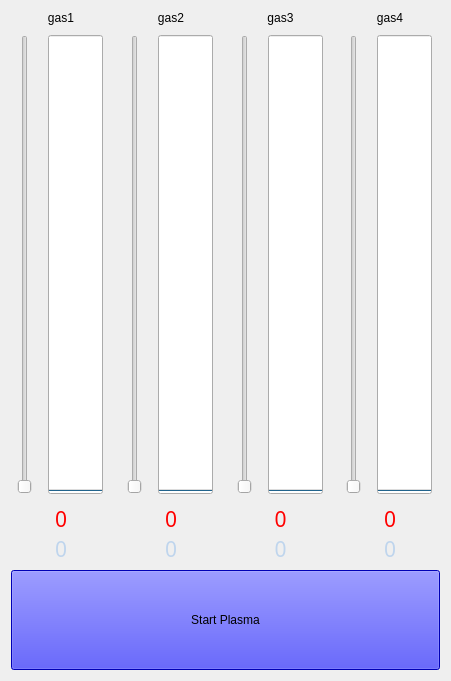
     <widget class="QWidget" name="verticalLayoutWidget">
      <property name="geometry">
       <rect>
        <x>20</x>
        <y>120</y>
        <width>451</width>
        <height>681</height>
       </rect>
      </property>
      <layout class="QVBoxLayout" name="gasses">
       <item>
        <layout class="QHBoxLayout" name="Gasses_Layout_2">
         <property name="spacing">
          <number>10</number>
         </property>
         <item>
          <layout class="QVBoxLayout" name="Gas1_Layout_2">
           <property name="bottomMargin">
            <number>0</number>
           </property>
           <item>
            <widget class="QLabel" name="gas1_label">
             <property name="text">
              <string>gas1</string>
             </property>
             <property name="alignment">
              <set>Qt::AlignCenter</set>
             </property>
            </widget>
           </item>
           <item>
            <layout class="QHBoxLayout" name="gas1_progress_slider_Layout_2">
             <item>
              <widget class="QSlider" name="gas1_sliderbar">
               <property name="enabled">
                <bool>false</bool>
               </property>
               <property name="maximum">
                <number>2000</number>
               </property>
               <property name="value">
                <number>0</number>
               </property>
               <property name="orientation">
                <enum>Qt::Vertical</enum>
               </property>
              </widget>
             </item>
             <item>
              <widget class="QProgressBar" name="gas1ProgressBar">
               <property name="sizePolicy">
                <sizepolicy hsizetype="Fixed" vsizetype="Expanding">
                 <horstretch>0</horstretch>
                 <verstretch>0</verstretch>
                </sizepolicy>
               </property>
               <property name="minimumSize">
                <size>
                 <width>55</width>
                 <height>0</height>
                </size>
               </property>
               <property name="maximum">
                <number>20</number>
               </property>
               <property name="value">
                <number>0</number>
               </property>
               <property name="textVisible">
                <bool>false</bool>
               </property>
               <property name="orientation">
                <enum>Qt::Vertical</enum>
               </property>
              </widget>
             </item>
            </layout>
           </item>
           <item>
            <layout class="QHBoxLayout" name="gas1_button_readout_layout_2">
             <property name="spacing">
              <number>0</number>
             </property>
             <property name="rightMargin">
              <number>0</number>
             </property>
             <property name="bottomMargin">
              <number>0</number>
             </property>
             <item>
              <layout class="QVBoxLayout" name="gas1_recipe_actual_SLPM_2">
               <property name="spacing">
                <number>0</number>
               </property>
               <property name="rightMargin">
                <number>0</number>
               </property>
               <item>
                <widget class="QLabel" name="gas1_actual_SLPM">
                 <property name="font">
                  <font>
                   <family>Arial Bold</family>
                   <pointsize>16</pointsize>
                   <italic>false</italic>
                   <bold>false</bold>
                  </font>
                 </property>
                 <property name="styleSheet">
                  <string notr="true">QLabel {
color: red;
font: 16pt &quot;Arial Bold&quot;;
}</string>
                 </property>
                 <property name="frameShape">
                  <enum>QFrame::NoFrame</enum>
                 </property>
                 <property name="frameShadow">
                  <enum>QFrame::Plain</enum>
                 </property>
                 <property name="text">
                  <string>0</string>
                 </property>
                 <property name="textFormat">
                  <enum>Qt::AutoText</enum>
                 </property>
                 <property name="scaledContents">
                  <bool>true</bool>
                 </property>
                 <property name="alignment">
                  <set>Qt::AlignCenter</set>
                 </property>
                 <property name="textInteractionFlags">
                  <set>Qt::NoTextInteraction</set>
                 </property>
                </widget>
               </item>
               <item>
                <widget class="QLabel" name="gas1_recipe_SLPM">
                 <property name="sizePolicy">
                  <sizepolicy hsizetype="Minimum" vsizetype="Preferred">
                   <horstretch>0</horstretch>
                   <verstretch>0</verstretch>
                  </sizepolicy>
                 </property>
                 <property name="minimumSize">
                  <size>
                   <width>75</width>
                   <height>0</height>
                  </size>
                 </property>
                 <property name="font">
                  <font>
                   <family>Arial Bold</family>
                   <pointsize>16</pointsize>
                   <italic>false</italic>
                   <bold>false</bold>
                  </font>
                 </property>
                 <property name="styleSheet">
                  <string notr="true">QLabel {
color: #bfd5ed;
font: 16pt &quot;Arial Bold&quot;;
}</string>
                 </property>
                 <property name="frameShape">
                  <enum>QFrame::NoFrame</enum>
                 </property>
                 <property name="frameShadow">
                  <enum>QFrame::Plain</enum>
                 </property>
                 <property name="text">
                  <string>0</string>
                 </property>
                 <property name="textFormat">
                  <enum>Qt::AutoText</enum>
                 </property>
                 <property name="scaledContents">
                  <bool>true</bool>
                 </property>
                 <property name="alignment">
                  <set>Qt::AlignCenter</set>
                 </property>
                 <property name="textInteractionFlags">
                  <set>Qt::NoTextInteraction</set>
                 </property>
                </widget>
               </item>
              </layout>
             </item>
            </layout>
           </item>
          </layout>
         </item>
         <item>
          <layout class="QVBoxLayout" name="Gas2_Layout_2">
           <property name="bottomMargin">
            <number>0</number>
           </property>
           <item>
            <widget class="QLabel" name="gas2_label">
             <property name="text">
              <string>gas2</string>
             </property>
             <property name="alignment">
              <set>Qt::AlignCenter</set>
             </property>
            </widget>
           </item>
           <item>
            <layout class="QHBoxLayout" name="gas2_progress_slider_layout_2">
             <item>
              <widget class="QSlider" name="gas2_sliderbar">
               <property name="enabled">
                <bool>false</bool>
               </property>
               <property name="maximum">
                <number>2000</number>
               </property>
               <property name="orientation">
                <enum>Qt::Vertical</enum>
               </property>
              </widget>
             </item>
             <item>
              <widget class="QProgressBar" name="gas2ProgressBar">
               <property name="sizePolicy">
                <sizepolicy hsizetype="Fixed" vsizetype="Expanding">
                 <horstretch>0</horstretch>
                 <verstretch>0</verstretch>
                </sizepolicy>
               </property>
               <property name="minimumSize">
                <size>
                 <width>55</width>
                 <height>0</height>
                </size>
               </property>
               <property name="maximum">
                <number>20</number>
               </property>
               <property name="value">
                <number>0</number>
               </property>
               <property name="textVisible">
                <bool>false</bool>
               </property>
               <property name="orientation">
                <enum>Qt::Vertical</enum>
               </property>
              </widget>
             </item>
            </layout>
           </item>
           <item>
            <layout class="QHBoxLayout" name="gas2_buttton_readout_layout_2">
             <item>
              <layout class="QVBoxLayout" name="gas2_recipe_actual_SLPM_2">
               <property name="spacing">
                <number>0</number>
               </property>
               <item>
                <widget class="QLabel" name="gas2_actual_SLPM">
                 <property name="font">
                  <font>
                   <family>Arial Bold</family>
                   <pointsize>16</pointsize>
                   <italic>false</italic>
                   <bold>false</bold>
                  </font>
                 </property>
                 <property name="styleSheet">
                  <string notr="true">QLabel {
color: red;
font: 16pt &quot;Arial Bold&quot;;
}</string>
                 </property>
                 <property name="frameShape">
                  <enum>QFrame::NoFrame</enum>
                 </property>
                 <property name="frameShadow">
                  <enum>QFrame::Plain</enum>
                 </property>
                 <property name="text">
                  <string>0</string>
                 </property>
                 <property name="textFormat">
                  <enum>Qt::AutoText</enum>
                 </property>
                 <property name="scaledContents">
                  <bool>true</bool>
                 </property>
                 <property name="alignment">
                  <set>Qt::AlignCenter</set>
                 </property>
                 <property name="textInteractionFlags">
                  <set>Qt::NoTextInteraction</set>
                 </property>
                </widget>
               </item>
               <item>
                <widget class="QLabel" name="gas2_recipe_SLPM">
                 <property name="sizePolicy">
                  <sizepolicy hsizetype="Minimum" vsizetype="Preferred">
                   <horstretch>0</horstretch>
                   <verstretch>0</verstretch>
                  </sizepolicy>
                 </property>
                 <property name="minimumSize">
                  <size>
                   <width>75</width>
                   <height>0</height>
                  </size>
                 </property>
                 <property name="font">
                  <font>
                   <family>Arial Bold</family>
                   <pointsize>16</pointsize>
                   <italic>false</italic>
                   <bold>false</bold>
                  </font>
                 </property>
                 <property name="styleSheet">
                  <string notr="true">QLabel {
color: #bfd5ed;
font: 16pt &quot;Arial Bold&quot;;
}</string>
                 </property>
                 <property name="frameShape">
                  <enum>QFrame::NoFrame</enum>
                 </property>
                 <property name="frameShadow">
                  <enum>QFrame::Plain</enum>
                 </property>
                 <property name="text">
                  <string>0</string>
                 </property>
                 <property name="textFormat">
                  <enum>Qt::AutoText</enum>
                 </property>
                 <property name="scaledContents">
                  <bool>true</bool>
                 </property>
                 <property name="alignment">
                  <set>Qt::AlignCenter</set>
                 </property>
                 <property name="textInteractionFlags">
                  <set>Qt::NoTextInteraction</set>
                 </property>
                </widget>
               </item>
              </layout>
             </item>
            </layout>
           </item>
          </layout>
         </item>
         <item>
          <layout class="QVBoxLayout" name="Gas3_Layout_2">
           <property name="bottomMargin">
            <number>0</number>
           </property>
           <item>
            <widget class="QLabel" name="gas3_label">
             <property name="text">
              <string>gas3</string>
             </property>
             <property name="alignment">
              <set>Qt::AlignCenter</set>
             </property>
            </widget>
           </item>
           <item>
            <layout class="QHBoxLayout" name="horizontalLayout_25">
             <item>
              <widget class="QSlider" name="gas3_sliderbar">
               <property name="enabled">
                <bool>false</bool>
               </property>
               <property name="maximum">
                <number>30</number>
               </property>
               <property name="orientation">
                <enum>Qt::Vertical</enum>
               </property>
              </widget>
             </item>
             <item>
              <widget class="QProgressBar" name="gas3ProgressBar">
               <property name="sizePolicy">
                <sizepolicy hsizetype="Fixed" vsizetype="Expanding">
                 <horstretch>0</horstretch>
                 <verstretch>0</verstretch>
                </sizepolicy>
               </property>
               <property name="minimumSize">
                <size>
                 <width>55</width>
                 <height>0</height>
                </size>
               </property>
               <property name="maximum">
                <number>30</number>
               </property>
               <property name="value">
                <number>0</number>
               </property>
               <property name="textVisible">
                <bool>false</bool>
               </property>
               <property name="orientation">
                <enum>Qt::Vertical</enum>
               </property>
              </widget>
             </item>
            </layout>
           </item>
           <item>
            <layout class="QHBoxLayout" name="horizontalLayout_16">
             <item>
              <layout class="QVBoxLayout" name="verticalLayout_16">
               <property name="spacing">
                <number>0</number>
               </property>
               <item>
                <widget class="QLabel" name="gas3_actual_SLPM">
                 <property name="font">
                  <font>
                   <family>Arial Bold</family>
                   <pointsize>16</pointsize>
                   <italic>false</italic>
                   <bold>false</bold>
                  </font>
                 </property>
                 <property name="styleSheet">
                  <string notr="true">QLabel {
color: red;
font: 16pt &quot;Arial Bold&quot;;
}</string>
                 </property>
                 <property name="frameShape">
                  <enum>QFrame::NoFrame</enum>
                 </property>
                 <property name="frameShadow">
                  <enum>QFrame::Plain</enum>
                 </property>
                 <property name="text">
                  <string>0</string>
                 </property>
                 <property name="textFormat">
                  <enum>Qt::AutoText</enum>
                 </property>
                 <property name="scaledContents">
                  <bool>true</bool>
                 </property>
                 <property name="alignment">
                  <set>Qt::AlignCenter</set>
                 </property>
                 <property name="indent">
                  <number>1</number>
                 </property>
                 <property name="textInteractionFlags">
                  <set>Qt::NoTextInteraction</set>
                 </property>
                </widget>
               </item>
               <item>
                <widget class="QLabel" name="gas3_recipe_SLPM">
                 <property name="sizePolicy">
                  <sizepolicy hsizetype="Minimum" vsizetype="Preferred">
                   <horstretch>0</horstretch>
                   <verstretch>0</verstretch>
                  </sizepolicy>
                 </property>
                 <property name="minimumSize">
                  <size>
                   <width>75</width>
                   <height>0</height>
                  </size>
                 </property>
                 <property name="font">
                  <font>
                   <family>Arial Bold</family>
                   <pointsize>16</pointsize>
                   <italic>false</italic>
                   <bold>false</bold>
                  </font>
                 </property>
                 <property name="styleSheet">
                  <string notr="true">QLabel {
color: #bfd5ed;
font: 16pt &quot;Arial Bold&quot;;
}</string>
                 </property>
                 <property name="frameShape">
                  <enum>QFrame::NoFrame</enum>
                 </property>
                 <property name="frameShadow">
                  <enum>QFrame::Plain</enum>
                 </property>
                 <property name="text">
                  <string>0</string>
                 </property>
                 <property name="textFormat">
                  <enum>Qt::AutoText</enum>
                 </property>
                 <property name="scaledContents">
                  <bool>true</bool>
                 </property>
                 <property name="alignment">
                  <set>Qt::AlignCenter</set>
                 </property>
                 <property name="indent">
                  <number>1</number>
                 </property>
                 <property name="textInteractionFlags">
                  <set>Qt::NoTextInteraction</set>
                 </property>
                </widget>
               </item>
              </layout>
             </item>
            </layout>
           </item>
          </layout>
         </item>
         <item>
          <layout class="QVBoxLayout" name="Gas4_Layout_2">
           <property name="bottomMargin">
            <number>0</number>
           </property>
           <item>
            <widget class="QLabel" name="gas4_label">
             <property name="text">
              <string>gas4</string>
             </property>
             <property name="alignment">
              <set>Qt::AlignCenter</set>
             </property>
            </widget>
           </item>
           <item>
            <layout class="QHBoxLayout" name="horizontalLayout_27">
             <item>
              <widget class="QSlider" name="gas4_sliderbar">
               <property name="enabled">
                <bool>false</bool>
               </property>
               <property name="minimum">
                <number>0</number>
               </property>
               <property name="maximum">
                <number>30</number>
               </property>
               <property name="orientation">
                <enum>Qt::Vertical</enum>
               </property>
               <property name="tickInterval">
                <number>1</number>
               </property>
              </widget>
             </item>
             <item>
              <widget class="QProgressBar" name="gas4ProgressBar">
               <property name="sizePolicy">
                <sizepolicy hsizetype="Fixed" vsizetype="Expanding">
                 <horstretch>0</horstretch>
                 <verstretch>0</verstretch>
                </sizepolicy>
               </property>
               <property name="minimumSize">
                <size>
                 <width>55</width>
                 <height>0</height>
                </size>
               </property>
               <property name="maximum">
                <number>30</number>
               </property>
               <property name="value">
                <number>0</number>
               </property>
               <property name="textVisible">
                <bool>false</bool>
               </property>
               <property name="orientation">
                <enum>Qt::Vertical</enum>
               </property>
               <property name="format">
                <string>%p%</string>
               </property>
              </widget>
             </item>
            </layout>
           </item>
           <item>
            <layout class="QHBoxLayout" name="horizontalLayout_17">
             <item>
              <layout class="QVBoxLayout" name="verticalLayout_17">
               <property name="spacing">
                <number>0</number>
               </property>
               <item>
                <widget class="QLabel" name="gas4_actual_SLPM">
                 <property name="font">
                  <font>
                   <family>Arial Bold</family>
                   <pointsize>16</pointsize>
                   <italic>false</italic>
                   <bold>false</bold>
                  </font>
                 </property>
                 <property name="styleSheet">
                  <string notr="true">QLabel {
color: red;
font: 16pt &quot;Arial Bold&quot;;
}</string>
                 </property>
                 <property name="frameShape">
                  <enum>QFrame::NoFrame</enum>
                 </property>
                 <property name="frameShadow">
                  <enum>QFrame::Plain</enum>
                 </property>
                 <property name="text">
                  <string>0</string>
                 </property>
                 <property name="textFormat">
                  <enum>Qt::AutoText</enum>
                 </property>
                 <property name="scaledContents">
                  <bool>true</bool>
                 </property>
                 <property name="alignment">
                  <set>Qt::AlignCenter</set>
                 </property>
                 <property name="textInteractionFlags">
                  <set>Qt::NoTextInteraction</set>
                 </property>
                </widget>
               </item>
               <item>
                <widget class="QLabel" name="gas4_recipe_SLPM">
                 <property name="sizePolicy">
                  <sizepolicy hsizetype="Minimum" vsizetype="Preferred">
                   <horstretch>0</horstretch>
                   <verstretch>0</verstretch>
                  </sizepolicy>
                 </property>
                 <property name="minimumSize">
                  <size>
                   <width>75</width>
                   <height>0</height>
                  </size>
                 </property>
                 <property name="font">
                  <font>
                   <family>Arial Bold</family>
                   <pointsize>16</pointsize>
                   <italic>false</italic>
                   <bold>false</bold>
                  </font>
                 </property>
                 <property name="styleSheet">
                  <string notr="true">QLabel {
color: #bfd5ed;
font: 16pt &quot;Arial Bold&quot;;
}</string>
                 </property>
                 <property name="frameShape">
                  <enum>QFrame::NoFrame</enum>
                 </property>
                 <property name="frameShadow">
                  <enum>QFrame::Plain</enum>
                 </property>
                 <property name="text">
                  <string>0</string>
                 </property>
                 <property name="textFormat">
                  <enum>Qt::AutoText</enum>
                 </property>
                 <property name="scaledContents">
                  <bool>true</bool>
                 </property>
                 <property name="alignment">
                  <set>Qt::AlignCenter</set>
                 </property>
                 <property name="textInteractionFlags">
                  <set>Qt::NoTextInteraction</set>
                 </property>
                </widget>
               </item>
              </layout>
             </item>
            </layout>
           </item>
          </layout>
         </item>
        </layout>
       </item>
       <item>
        <widget class="QPushButton" name="plsmaBtn">
         <property name="sizePolicy">
          <sizepolicy hsizetype="Minimum" vsizetype="Maximum">
           <horstretch>0</horstretch>
           <verstretch>60</verstretch>
          </sizepolicy>
         </property>
         <property name="minimumSize">
          <size>
           <width>150</width>
           <height>100</height>
          </size>
         </property>
         <property name="styleSheet">
          <string notr="true">QPushButton {
background-color: blue;
font: 28pt &quot;Ubuntu Bold&quot;;
}</string>
         </property>
         <property name="text">
          <string>Start Plasma</string>
         </property>
         <property name="checkable">
          <bool>true</bool>
         </property>
        </widget>
       </item>
      </layout>
     </widget>
